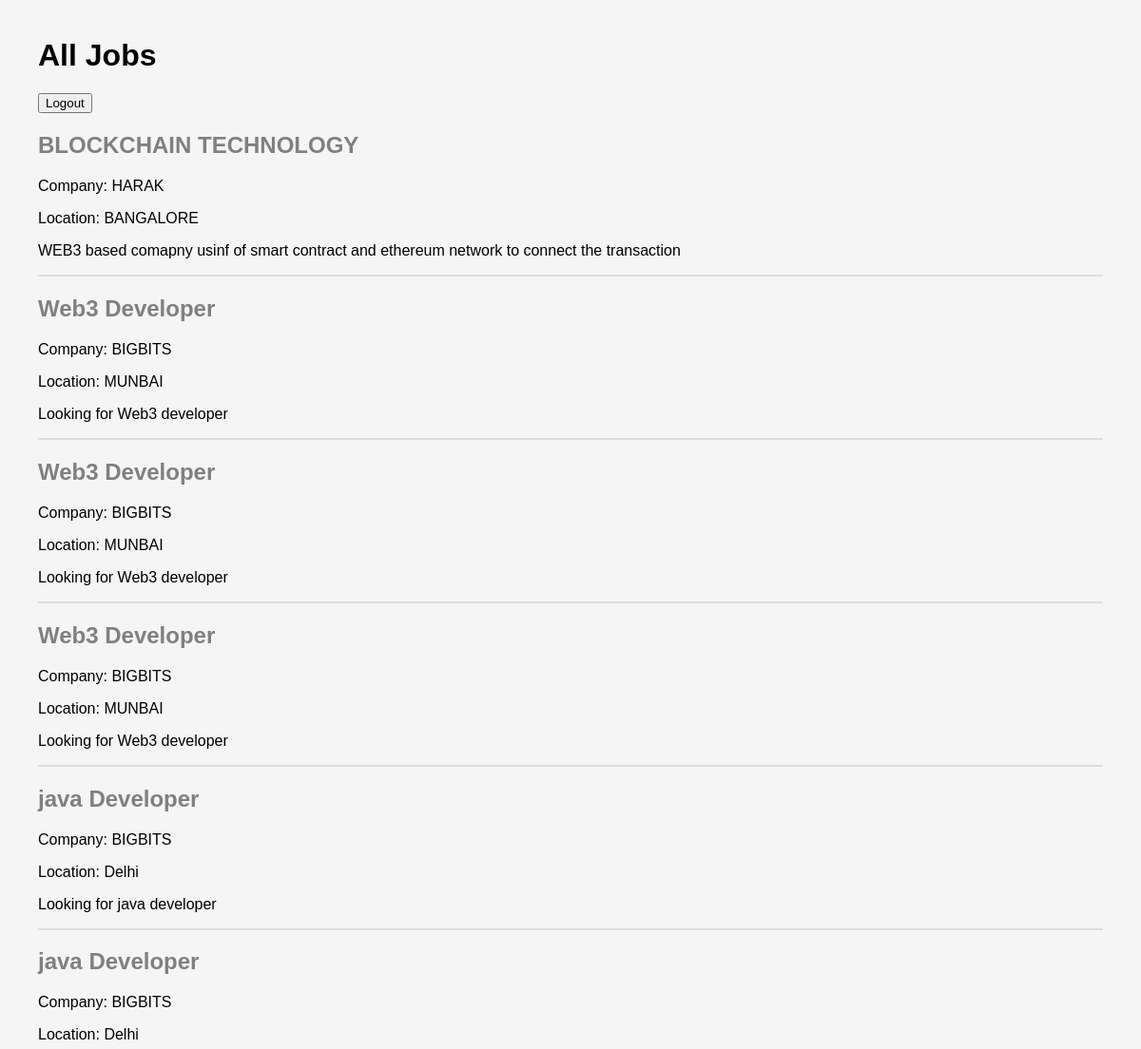
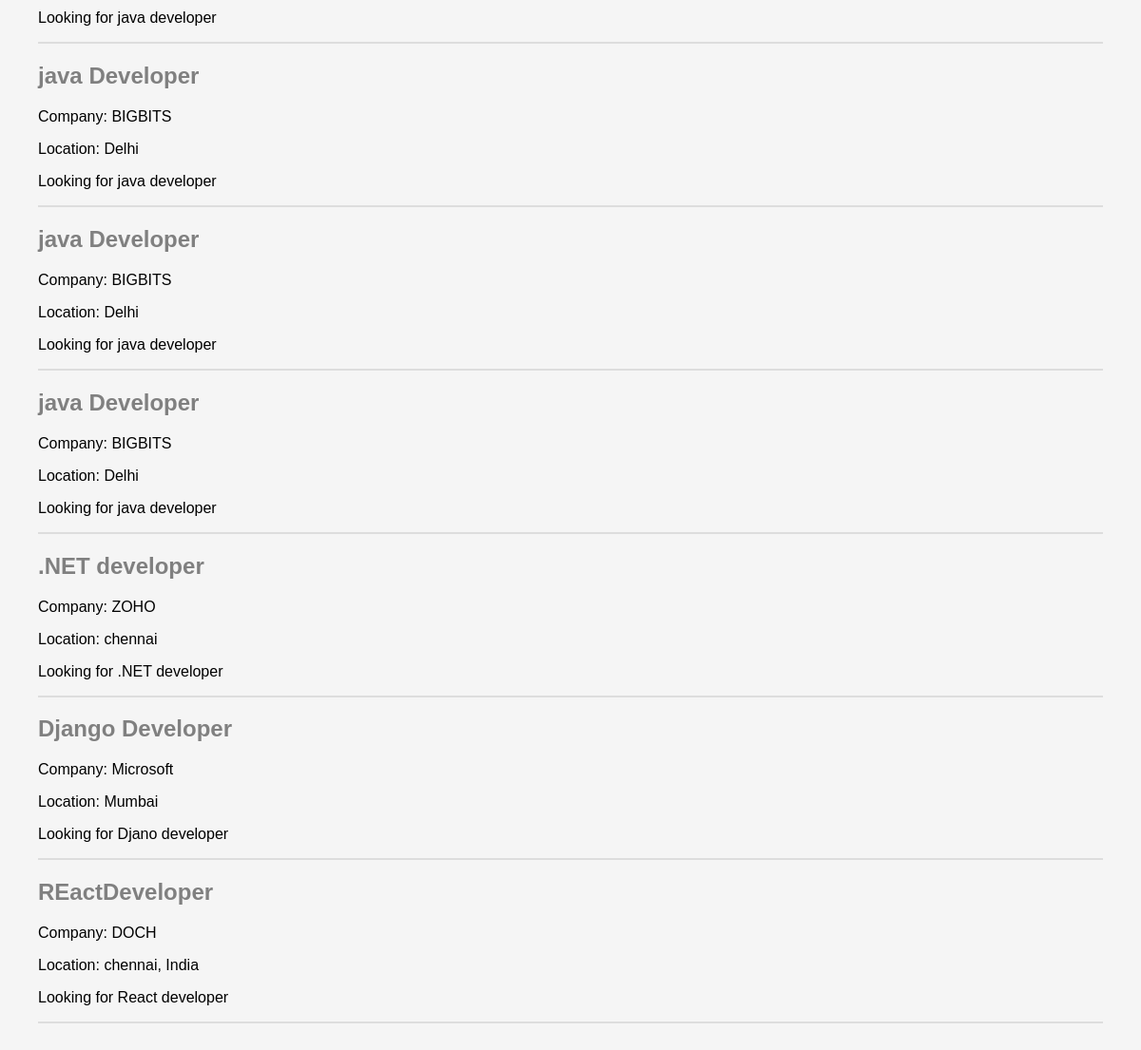
The app's page /jobs/, older data (2 pictures, top to bottom).
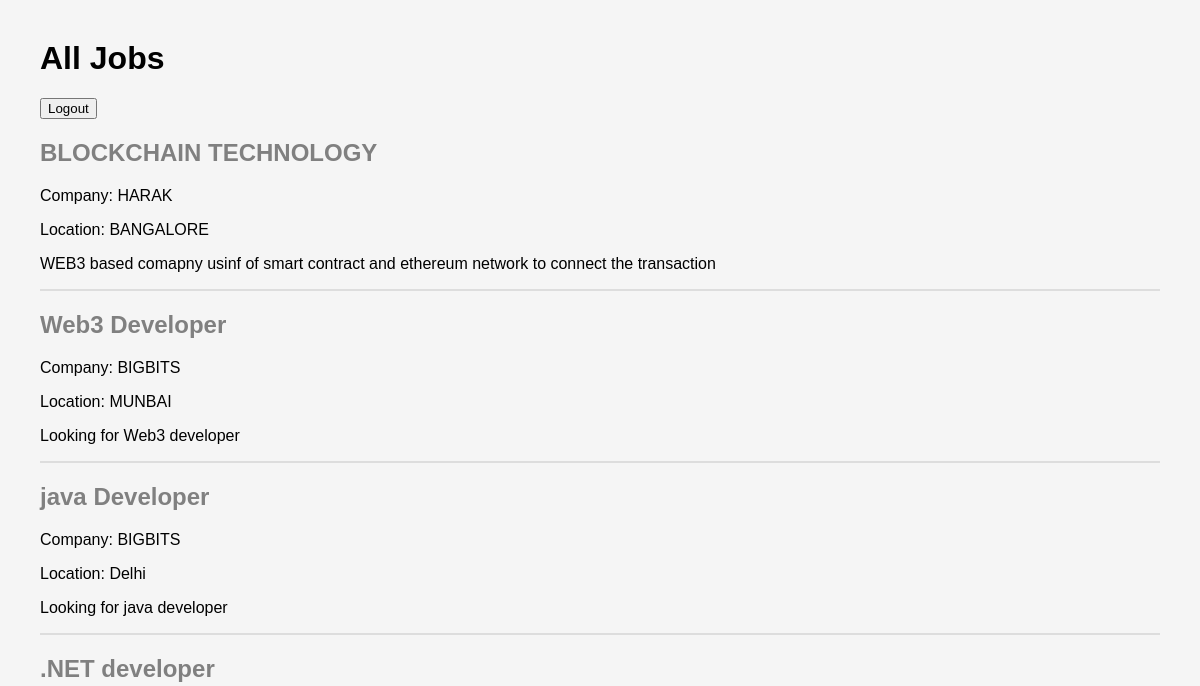
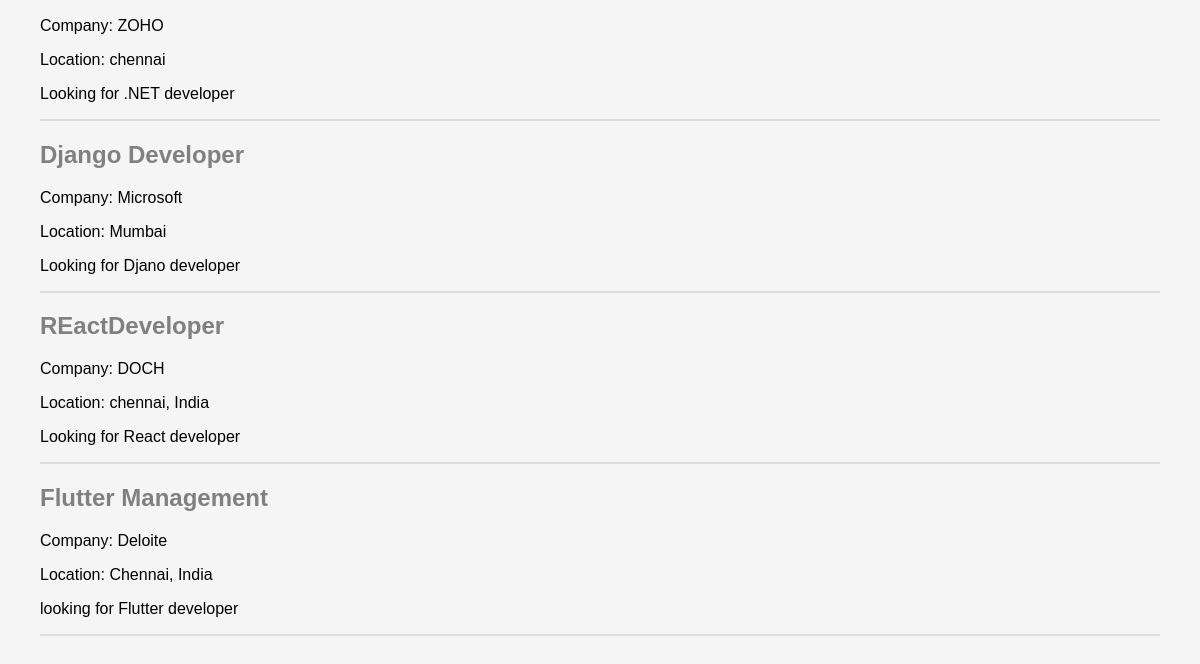
The same page, newer data (2 pictures, top to bottom).
### jobs/models.py (models this page shows, shortened)
class Job(models.Model):
    title  = models.CharField(max_length=200)
    company = models.CharField(max_length=200)
    location =models.CharField(max_length=200)
    description = models.TextField()
    created_at = models.DateTimeField(auto_now_add=True)

### jobs/views.py (the view)
# urls.py: path('jobs/', views.JobListView.as_view(), name='job_list'),
class JobListView(ListView):
    model = Job
    template_name = 'jobs/job_list.html'
    context_object_name = 'jobs'

### jobs/templates/jobs/job_list.html (shortened to what this page needs)
{% load static %}
<!DOCTYPE html>
<html>
    <head>
        <link rel="stylesheet" href="{% static 'jobs/style.css'%}">
    </head>
    <body>
        <h1>All Jobs</h1>
        <form method="POST" action="/logout/">
            <button type="submit">Logout</button>
        </form>
    {% for job in jobs %}
        <h2>{{job.title}}</h2>
        <p>Company: {{ job.company }}</p>
        <p>Location: {{job.location }}</p>
        <p>{{ job.description }}</p>
        <hr>
        {% endfor %}
    </body>
</html>

### jobs/static/jobs/style.css (style rules this page uses)
body { font-family: Arial; margin:40px; background-color: #f5f5f5; }
h1 { color:black; }
h2 { color:gray }
hr { border : 1px solid #ddd; }

Row changes from the older to the newer data that the page shows:
removed Job: title "Web3 Developer", company "BIGBITS", location "MUNBAI", description "Looking for Web3 developer"
removed Job: title "Web3 Developer", company "BIGBITS", location "MUNBAI", description "Looking for Web3 developer"
removed Job: title "java Developer", company "BIGBITS", location "Delhi", description "Looking for java developer"
removed Job: title "java Developer", company "BIGBITS", location "Delhi", description "Looking for java developer"
removed Job: title "java Developer", company "BIGBITS", location "Delhi", description "Looking for java developer"
removed Job: title "java Developer", company "BIGBITS", location "Delhi", description "Looking for java developer"
added Job: title "Flutter Management", company "Deloite", location "Chennai, India", description "looking for Flutter developer"
